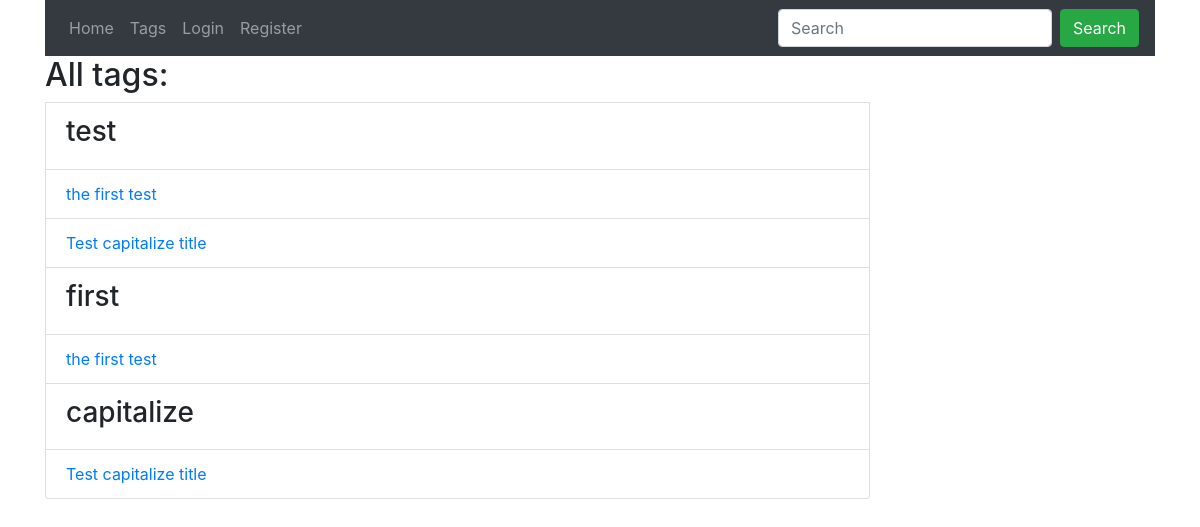
The app's page /tags with its own data.
### myblog/models.py (models this page shows, shortened)
class Tag(db.Model):
    id = db.Column(db.Integer, primary_key=True)
    name = db.Column(db.String(100), nullable=False)
    slug = db.Column(db.String(100), nullable=False)

class Post(db.Model):
    id = db.Column(db.Integer, primary_key=True)
    title = db.Column(db.String(255), nullable=False)
    body = db.Column(db.Text, nullable=False)
    slug = db.Column(db.String(255), nullable=False)
    user_id = db.Column(db.Integer, db.ForeignKey('user.id'), nullable=False)
    created_at = db.Column(db.DateTime, default=datetime.now)
    last_modified = db.Column(db.DateTime, default=datetime.now,
                              onupdate=datetime.now)
    tags = db.relationship(
        "Tag",
        secondary=posts_tags,
        backref="posts",
        lazy="dynamic"
    )
    comments = db.relationship('Comment', backref="post", lazy=True)

### myblog/post/post.py (the view)
@posts.route('/tags')
def tags():
    tags = Tag.query.all()
    return render_template('post/tags.html', tags=tags)

### myblog/templates/post/tags.html (shortened to what this page needs)
{% extends "base.html" %}
{% block content %}
<ul class="list-group">
  <h2 class="blog-post-title">All tags:</h2>
{% for tag in tags %}
    <li class="list-group-item">
      <h3>{{ tag.name }}</h3>
      {% for post in tag.posts %}
      <li class="list-group-item">
        <a href="{{ url_for('posts.detail', post_id=post.id) }}">{{ post.title }}</a>
      </li>
      {% endfor %}
    </li>
{% endfor %}
</ul>
{% endblock %}

### records on screen
Tag: name "test"
Post: title "the first test"
Post: title "Test capitalize title"
Tag: name "first"
Tag: name "capitalize"
